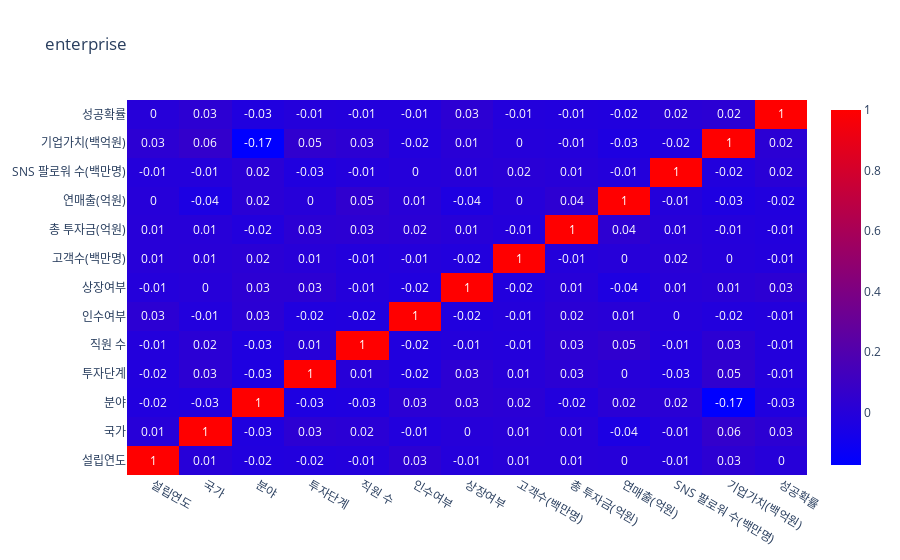

Write notebook code for a chart like this one.
### Markdown cell above
<h2>상관관계</h2>

다중공신성(multi-collinearity)를 확인할 수 있다

### Code cell
# 상관관계
import plotly.graph_objects as go

fig = go.Figure()
numeric_df = train.select_dtypes(include=['int64', 'float64'])
corr = numeric_df.corr(method='pearson')

fig = go.Figure(
    data=go.Heatmap(
        z=corr.values,
        x=corr.columns,
        y=corr.columns,
        colorscale=[[0, 'blue'], [1, 'red']],
        text=corr.values.round(2),
        texttemplate="%{text}",
        textfont={"size":12}
    )
)

fig.update_layout(
    title='enterprise',
    xaxis_nticks=36
)

fig.show()

### Figure 1 — Plotly figure (JSON) as saved in the notebook; plotly's stock layout.template omitted (floating-point values rounded to 4 significant figures; data arrays with more than 128 entries replaced by an {"elided": "..."} marker saying what was removed)
{"data": [{"colorscale": [[0, "blue"], [1, "red"]], "text": {"elided": "13x13 float values"}, "textfont": {"size": 12}, "texttemplate": "%{text}", "type": "heatmap", "x": ["설립연도", "국가", "분야", "투자단계", "직원 수", "인수여부", "상장여부", "고객수(백만명)", "총 투자금(억원)", "연매출(억원)", "SNS 팔로워 수(백만명)", "기업가치(백억원)", "성공확률"], "y": ["설립연도", "국가", "분야", "투자단계", "직원 수", "인수여부", "상장여부", "고객수(백만명)", "총 투자금(억원)", "연매출(억원)", "SNS 팔로워 수(백만명)", "기업가치(백억원)", "성공확률"], "z": {"elided": "13x13 float values"}}], "layout": {"title": {"text": "enterprise"}, "xaxis": {"nticks": 36}}}
